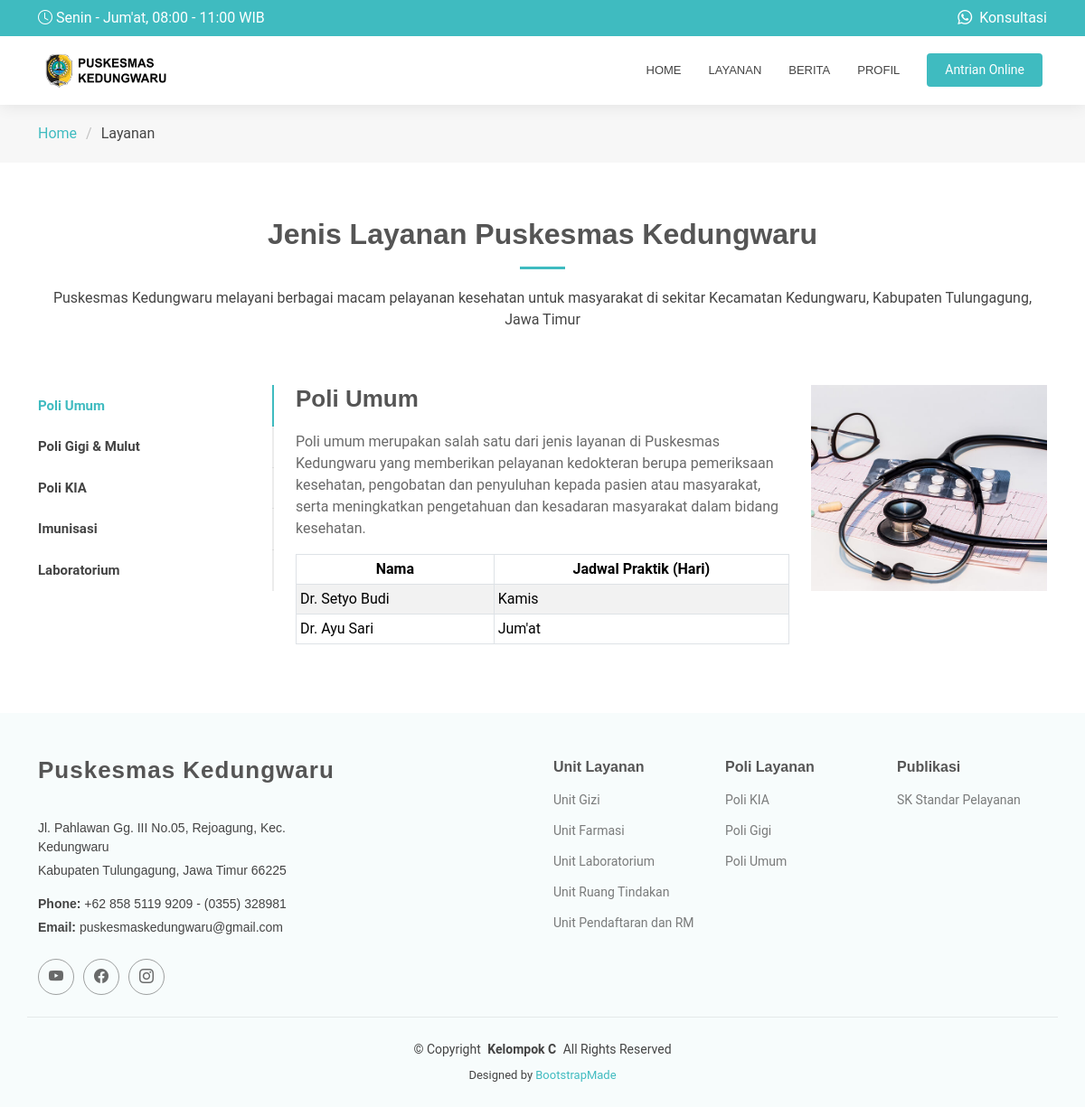
/layanan.php, run on the app's committed database.
### tables this page shows
CREATE TABLE `t_jadwal` (
  `id_jadwal` int(5) NOT NULL,
  `dokter` varchar(25) NOT NULL,
  `poli` enum('Umum','Gigi dan Mulut','KIA','Laboratorium','Imunisasi') NOT NULL,
  `hari` varchar(35) NOT NULL
);

### layanan.php (the view, shortened to what this page needs)
<?php
require_once 'h_header.php';
require 'koneksi.php'
?>
  <main class="main">
    <div class="page-title">
      <nav class="breadcrumbs">
        <div class="container">
          <ol>
            <li><a href="home.php">Home</a></li>
            <li class="current">Layanan</li>
          </ol>
        </div>
      </nav>
    </div>
       <section id="layanan" class="tabs section">
        <div class="container section-title" data-aos="fade-up">
          <h2>Jenis Layanan Puskesmas Kedungwaru</h2>
          <p>Puskesmas Kedungwaru melayani berbagai macam pelayanan kesehatan untuk masyarakat di sekitar
          Kecamatan Kedungwaru, Kabupaten Tulungagung, Jawa Timur</p>
        </div>
        <div class="container" data-aos="fade-up" data-aos-delay="100">
          <div class="row">
            <div class="col-lg-3">
              <ul class="nav nav-tabs flex-column">
                <li class="nav-item">
                  <a class="nav-link active show" data-bs-toggle="tab" href="#tabs-tab-1">Poli Umum</a>
                </li>
                <li class="nav-item">
                  <a class="nav-link" data-bs-toggle="tab" href="#tabs-tab-2">Poli Gigi & Mulut</a>
                </li>
                <li class="nav-item">
                  <a class="nav-link" data-bs-toggle="tab" href="#tabs-tab-3">Poli KIA</a>
                </li>
                <li class="nav-item">
                  <a class="nav-link" data-bs-toggle="tab" href="#tabs-tab-4">Imunisasi</a>
                </li>
                <li class="nav-item">
                  <a class="nav-link" data-bs-toggle="tab" href="#tabs-tab-5">Laboratorium</a>
                </li>
              </ul>
            </div>
            <div class="col-lg-9 mt-4 mt-lg-0">
              <div class="tab-content">
                <div class="tab-pane active show" id="tabs-tab-1">
                  <div class="row">
                    <div class="col-lg-8 details order-2 order-lg-1">
                      <h3>Poli Umum</h3>
                      <p>Poli umum merupakan salah satu dari jenis layanan di Puskesmas Kedungwaru yang memberikan pelayanan
                        kedokteran berupa pemeriksaan kesehatan, pengobatan dan penyuluhan kepada pasien atau masyarakat,
                        serta meningkatkan pengetahuan dan kesadaran masyarakat dalam bidang kesehatan.
                      </p>
                      <div class="table-responsive">
                        <table class="table table-bordered table-sm table-striped">
                          <thead>
                            <tr>
                              <th scope="col" class="text-center">Nama</th>
                              <th scope="col" class="text-center">Jadwal Praktik (Hari)</th>
                            </tr>
                          </thead>
                          <tbody>
                              <?php
                                $query = $dbh->query("SELECT * FROM t_jadwal WHERE poli='Umum'");
                                foreach ($query as $row) {
                                    echo "<tr>";
                                    echo "<td>" . $row['dokter'] . "</td>";
                                    echo "<td>" . $row['hari'] . "</td>";
                                    echo "</tr>";
                                  }
                              ?>
                          </tbody>
                        </table>
                      </div>
                    </div>
                    <div class="col-lg-4 text-center order-1 order-lg-2">
                      <img src="assets/img/departments-1.jpg" alt="" class="img-fluid">
                    </div>
                  </div>
                </div>
              </div>
            </div>
          </div>
        </div>
      </section>
  </main>
<?php
require_once 'h_footer.php';
?>

### assets/css/main.css (style rules this page uses)
:root { --default-font: "Roboto", system-ui, -apple-system, "Segoe UI", Roboto, "Helvetica Neue", Arial, "Noto Sans", "Liberation Sans", sans-serif, "Apple Color Emoji", "Segoe UI Emoji", "Segoe UI Symbol", "Noto Color Emoji"; --heading-font: "Raleway", sans-serif; --nav-font: "Poppins", sans-serif; }
:root { --background-color: #ffffff; --default-color: #444444; --heading-color: #555555; --accent-color: #3fbbc0; --surface-color: #ffffff; --contrast-color: #ffffff; }
:root { --nav-color: #444444; --nav-hover-color: #3fbbc0; --nav-mobile-background-color: #ffffff; --nav-dropdown-background-color: #ffffff; --nav-dropdown-color: #444444; --nav-dropdown-hover-color: #3fbbc0; }
:root { scroll-behavior: smooth; }
body { color: var(--default-color); background-color: var(--background-color); font-family: var(--default-font); }
a { color: var(--accent-color); text-decoration: none; transition: 0.3s; }
h1, h2, h3, h4, h5, h6 { color: var(--heading-color); font-family: var(--heading-font); }
.page-title { color: var(--default-color); background-color: var(--background-color); position: relative; }
.page-title nav { background-color: color-mix(in srgb, var(--default-color), transparent 96%); padding: 20px 0; }
.page-title nav ol { display: flex; flex-wrap: wrap; list-style: none; padding: 0; margin: 0; font-size: 16px; font-weight: 400; }
.page-title nav ol li+li { padding-left: 10px; }
.page-title nav ol li+li::before { content: "/"; display: inline-block; padding-right: 10px; color: color-mix(in srgb, var(--default-color), transparent 70%); }
section, .section { color: var(--default-color); background-color: var(--background-color); padding: 60px 0; scroll-margin-top: 120px; overflow: clip; }
.section-title { text-align: center; padding-bottom: 60px; position: relative; }
.section-title h2 { font-size: 32px; font-weight: 700; margin-bottom: 20px; padding-bottom: 20px; position: relative; }
.section-title h2:after { content: ""; position: absolute; display: block; width: 50px; height: 3px; background: var(--accent-color); left: 0; right: 0; bottom: 0; margin: auto; }
.section-title p { margin-bottom: 0; }
.tabs { overflow: hidden; }
.tabs .nav-tabs { border: 0; }
.tabs .nav-link { border: 0; padding: 12px 15px 12px 0; transition: 0.3s; color: var(--default-color); border-radius: 0; border-right: 2px solid color-mix(in srgb, var(--default-color), transparent 90%); font-weight: 600; font-size: 15px; }
.tabs .nav-link.active { color: var(--accent-color); border-color: var(--accent-color); background-color: var(--background-color); }
.tabs .tab-pane.active { animation: fadeIn 0.5s ease-out; }
.tabs .details h3 { font-size: 26px; font-weight: 600; margin-bottom: 20px; }
.tabs .details p { color: color-mix(in srgb, var(--default-color), transparent 20%); }

### data on the page
t_jadwal: dokter "Dr. Setyo Budi", hari "Kamis"
t_jadwal: dokter "Dr. Ayu Sari", hari "Jum'at"
